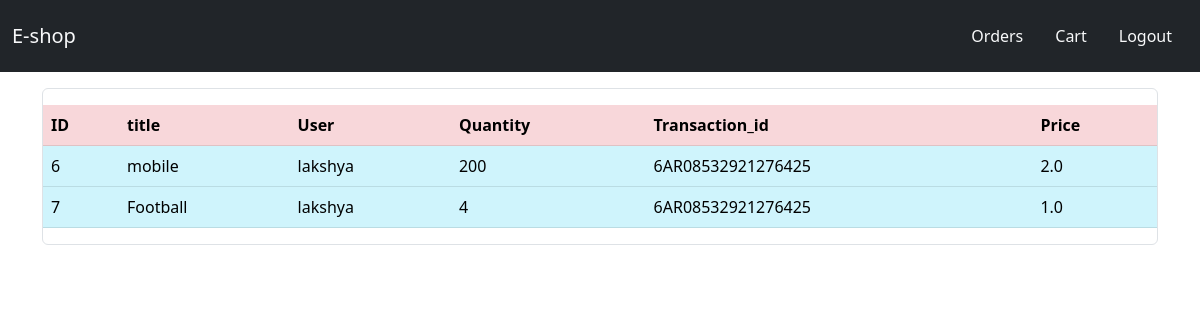
Screenshot of /orders/ (signed in) with the database file from the repository.
### store/models.py (models this page shows, shortened)
class Order(models.Model):
    user = models.ForeignKey(User, on_delete=models.CASCADE)
    product = models.ForeignKey(Product, on_delete=models.CASCADE)
    quantity = models.PositiveIntegerField(default=1)
    transaction_id = models.CharField(max_length=100, default=1, null=True)

class Product(models.Model):
    title = models.CharField(max_length=100)
    selling_price = models.FloatField()
    description = models.TextField()
    brand = models.CharField(max_length=100)
    category = models.CharField(choices=CATEGORY_CHOICES, max_length=2)
    product_image = models.ImageField(upload_to='images/', max_length=5000, null=True, blank=True)

### store/views.py (the view)
# urls.py: path('orders/', views.orders, name="orders"),
def orders(request):
    if request.user.is_authenticated:
        user = request.user
        products = Order.objects.filter(user=user)
        return render(request, 'orders.html', {'products':products})
    else:
        return redirect('/login/')

### store/templates/orders.html
{% extends 'base.html' %}
{% block content %}
<div class="container ">
  <div class="border rounded solid red mt-3 mb-2 ms-0 me-0">
    <table class="table table-danger  mt-3">
      <thead>
        <tr>
          <th scope="col">ID</th>
          <th scope="col">title</th>
          <th scope="col">User</th>
          <th scope="col">Quantity</th>
          <th scope="col">Transaction_id</th>
          <th scope="col">Price</th>
        </tr>
      </thead>
      <tbody class="table table-info mt-3">
          {% for product in products %}
          <tr>
            <td>{{product.id}}</td>
            <td>{{product.product.title}}</td>
              <td>{{product.user}}</td>
              <td>{{product.quantity}}</td>
              <td>{{product.transaction_id}}</td>
              <td>{{product.product.selling_price}}</td>
          </tr>
          {% endfor %}
      </tbody>
    </table>
  </div>
</div>
{% endblock content %}

### rows the page displays
Order: id "6", product "mobile", user "lakshya", quantity "200", transaction_id "6AR08532921276425", product.selling_price "2.0"
Order: id "7", product "Football", user "lakshya", quantity "4", transaction_id "6AR08532921276425", product.selling_price "1.0"
